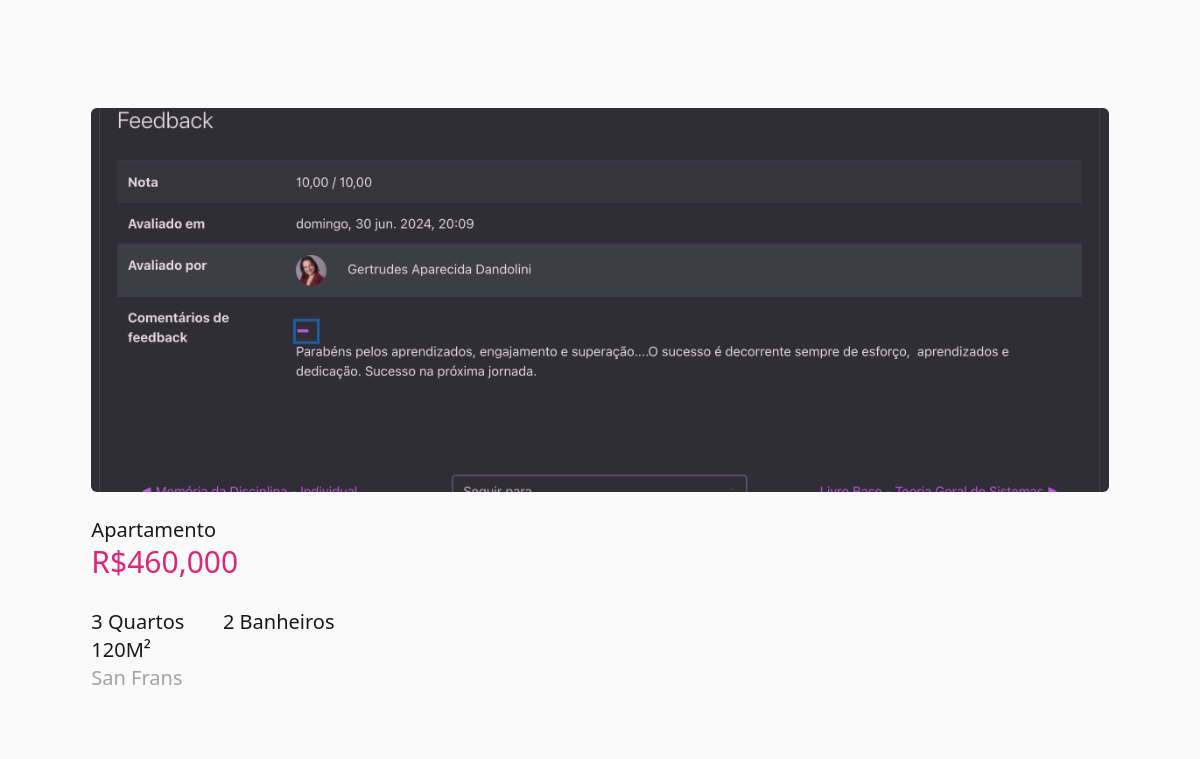
The page /find/2 on the database its author committed.
### app.py (models this page shows, shortened)
class Estate(db.Model):
    ownerId = db.Column(db.Integer, db.ForeignKey('user.id'), nullable=False)
    id = db.Column(db.Integer, primary_key=True)
    address = db.Column(db.String(100), nullable=False, default='No address')
    price = db.Column(db.Integer, nullable=False)
    bedrooms = db.Column(db.Integer, nullable=False)
    bathrooms = db.Column(db.Integer, nullable=False)
    area = db.Column(db.Integer, nullable=False)
    type = db.Column(db.String(100), nullable=False)
    img_url = db.Column(db.String(100), nullable=True)

### app.py (the view)
@app.route("/find/<id>", methods=["GET"])
def show(id):
    try:
        imovel = Estate.query.get(id)
        imovel.price = "{:,}".format(imovel.price)
    except:
        return "erro ao encontrar imóvel"
    return render_template("singleEstate.html", estate=imovel)

### templates/singleEstate.html
{% extends 'base.html'%} {% block head %} <title>Hello</title> {%endblock%} {%
block body %}
<div class="flex items-center justify-center h-full m-4 bg-neutral-50">
  <div class="flex flex-col items-start justify-center p-6 m-4 text-xl rounded-lg  bg-neutral-50">
    <div class="flex justify-start w-full mb-6 ">
      {% if estate.img_url %}
      <img class="object-cover rounded-md estate-img max-h-96" src="{{ url_for('static', filename='images/' + estate.img_url) }}" alt="Estate Image">
      {% else %}
      <p>No Image Available</p>
      {% endif %}
    </div>
    <div class="flex flex-col items-start justify-start ">
      <p>{{estate.type}}</p>
      <h2 class="mb-3 text-3xl text-pink-600 text-">R${{ estate.price }}</h2>
    <div class="mt-4 columns-2 ">
      <p>{{estate.bedrooms}} Quartos</p>
      <p>{{estate.area}}M²</p>
      <p>{{estate.bathrooms}} Banheiros</p>
    </div>
    <p class="text-neutral-400">{{estate.address}}</p>
    </div>
</div>
{% endblock %}

### rows shown on the page
Estate: img_url (picture), type "Apartamento", price "460,000", bedrooms "3", area "120", bathrooms "2", address "San Frans"
